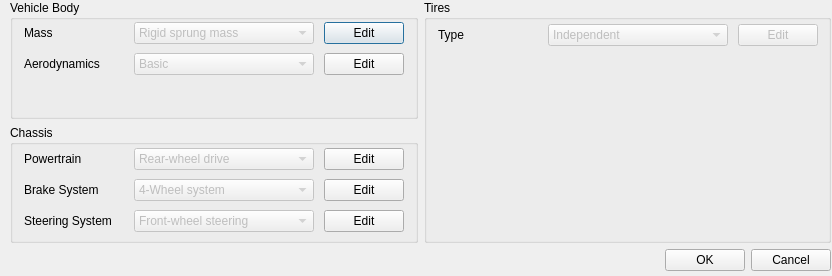
<?xml version="1.0" encoding="UTF-8"?>
<ui version="4.0">
 <class>SettingsDialog</class>
 <widget class="QDialog" name="SettingsDialog">
  <property name="geometry">
   <rect>
    <x>0</x>
    <y>0</y>
    <width>832</width>
    <height>276</height>
   </rect>
  </property>
  <property name="windowTitle">
   <string>VehicleParameterSetting</string>
  </property>
  <widget class="QWidget" name="verticalLayoutWidget">
   <property name="geometry">
    <rect>
     <x>0</x>
     <y>0</y>
     <width>831</width>
     <height>271</height>
    </rect>
   </property>
   <layout class="QVBoxLayout" name="verticalLayout">
    <property name="spacing">
     <number>6</number>
    </property>
    <property name="leftMargin">
     <number>10</number>
    </property>
    <item>
     <layout class="QHBoxLayout" name="horizontalLayout_2">
      <property name="sizeConstraint">
       <enum>QLayout::SetDefaultConstraint</enum>
      </property>
      <item>
       <layout class="QVBoxLayout" name="verticalLayout_3">
        <property name="spacing">
         <number>6</number>
        </property>
        <property name="sizeConstraint">
         <enum>QLayout::SetDefaultConstraint</enum>
        </property>
        <property name="topMargin">
         <number>0</number>
        </property>
        <property name="bottomMargin">
         <number>0</number>
        </property>
        <item>
         <widget class="QGroupBox" name="groupBox_2">
          <property name="sizePolicy">
           <sizepolicy hsizetype="Preferred" vsizetype="Minimum">
            <horstretch>0</horstretch>
            <verstretch>0</verstretch>
           </sizepolicy>
          </property>
          <property name="minimumSize">
           <size>
            <width>0</width>
            <height>110</height>
           </size>
          </property>
          <property name="maximumSize">
           <size>
            <width>16777215</width>
            <height>16777215</height>
           </size>
          </property>
          <property name="title">
           <string>Vehicle Body</string>
          </property>
          <widget class="QWidget" name="gridLayoutWidget">
           <property name="geometry">
            <rect>
             <x>10</x>
             <y>19</y>
             <width>391</width>
             <height>61</height>
            </rect>
           </property>
           <layout class="QGridLayout" name="gridLayout_2">
            <item row="0" column="2">
             <widget class="QPushButton" name="buttonEditMass">
              <property name="enabled">
               <bool>true</bool>
              </property>
              <property name="sizePolicy">
               <sizepolicy hsizetype="Fixed" vsizetype="Fixed">
                <horstretch>0</horstretch>
                <verstretch>0</verstretch>
               </sizepolicy>
              </property>
              <property name="minimumSize">
               <size>
                <width>10</width>
                <height>20</height>
               </size>
              </property>
              <property name="text">
               <string>Edit</string>
              </property>
             </widget>
            </item>
            <item row="0" column="0">
             <widget class="QLabel" name="label_12">
              <property name="sizePolicy">
               <sizepolicy hsizetype="Maximum" vsizetype="Preferred">
                <horstretch>0</horstretch>
                <verstretch>0</verstretch>
               </sizepolicy>
              </property>
              <property name="maximumSize">
               <size>
                <width>100</width>
                <height>16777215</height>
               </size>
              </property>
              <property name="text">
               <string>Mass</string>
              </property>
             </widget>
            </item>
            <item row="1" column="1">
             <widget class="QComboBox" name="comboAerodynamics">
              <property name="enabled">
               <bool>false</bool>
              </property>
              <property name="sizePolicy">
               <sizepolicy hsizetype="Expanding" vsizetype="Fixed">
                <horstretch>0</horstretch>
                <verstretch>0</verstretch>
               </sizepolicy>
              </property>
              <property name="minimumSize">
               <size>
                <width>0</width>
                <height>0</height>
               </size>
              </property>
              <property name="maximumSize">
               <size>
                <width>180</width>
                <height>16777215</height>
               </size>
              </property>
              <property name="cursor">
               <cursorShape>ArrowCursor</cursorShape>
              </property>
              <property name="autoFillBackground">
               <bool>false</bool>
              </property>
              <item>
               <property name="text">
                <string>Basic</string>
               </property>
              </item>
              <item>
               <property name="text">
                <string>Pitch, Bounce, Yaw</string>
               </property>
              </item>
             </widget>
            </item>
            <item row="0" column="1">
             <widget class="QComboBox" name="comboMass">
              <property name="enabled">
               <bool>false</bool>
              </property>
              <property name="sizePolicy">
               <sizepolicy hsizetype="Expanding" vsizetype="Fixed">
                <horstretch>0</horstretch>
                <verstretch>0</verstretch>
               </sizepolicy>
              </property>
              <property name="minimumSize">
               <size>
                <width>0</width>
                <height>0</height>
               </size>
              </property>
              <property name="maximumSize">
               <size>
                <width>180</width>
                <height>16777215</height>
               </size>
              </property>
              <item>
               <property name="text">
                <string>Rigid sprung mass</string>
               </property>
              </item>
              <item>
               <property name="text">
                <string>Rigid sprung mass(from whole vehicle)</string>
               </property>
              </item>
             </widget>
            </item>
            <item row="1" column="2">
             <widget class="QPushButton" name="buttonEditAerodynamics">
              <property name="enabled">
               <bool>true</bool>
              </property>
              <property name="sizePolicy">
               <sizepolicy hsizetype="Fixed" vsizetype="Fixed">
                <horstretch>0</horstretch>
                <verstretch>0</verstretch>
               </sizepolicy>
              </property>
              <property name="minimumSize">
               <size>
                <width>10</width>
                <height>20</height>
               </size>
              </property>
              <property name="text">
               <string>Edit</string>
              </property>
             </widget>
            </item>
            <item row="1" column="0">
             <widget class="QLabel" name="label_15">
              <property name="maximumSize">
               <size>
                <width>100</width>
                <height>16777215</height>
               </size>
              </property>
              <property name="text">
               <string>Aerodynamics</string>
              </property>
             </widget>
            </item>
           </layout>
          </widget>
         </widget>
        </item>
        <item>
         <widget class="QGroupBox" name="groupBox_3">
          <property name="sizePolicy">
           <sizepolicy hsizetype="Preferred" vsizetype="Minimum">
            <horstretch>0</horstretch>
            <verstretch>0</verstretch>
           </sizepolicy>
          </property>
          <property name="minimumSize">
           <size>
            <width>0</width>
            <height>110</height>
           </size>
          </property>
          <property name="title">
           <string>Chassis</string>
          </property>
          <widget class="QWidget" name="gridLayoutWidget_2">
           <property name="geometry">
            <rect>
             <x>10</x>
             <y>20</y>
             <width>391</width>
             <height>91</height>
            </rect>
           </property>
           <layout class="QGridLayout" name="gridLayout_3">
            <property name="verticalSpacing">
             <number>6</number>
            </property>
            <item row="2" column="0">
             <widget class="QLabel" name="label_14">
              <property name="text">
               <string>Steering System</string>
              </property>
             </widget>
            </item>
            <item row="1" column="0">
             <widget class="QLabel" name="label_13">
              <property name="sizePolicy">
               <sizepolicy hsizetype="Fixed" vsizetype="Minimum">
                <horstretch>0</horstretch>
                <verstretch>0</verstretch>
               </sizepolicy>
              </property>
              <property name="minimumSize">
               <size>
                <width>100</width>
                <height>0</height>
               </size>
              </property>
              <property name="maximumSize">
               <size>
                <width>100</width>
                <height>16777215</height>
               </size>
              </property>
              <property name="text">
               <string>Brake System</string>
              </property>
             </widget>
            </item>
            <item row="0" column="1">
             <widget class="QComboBox" name="comboPowertrain">
              <property name="enabled">
               <bool>false</bool>
              </property>
              <property name="minimumSize">
               <size>
                <width>180</width>
                <height>0</height>
               </size>
              </property>
              <property name="maximumSize">
               <size>
                <width>180</width>
                <height>16777215</height>
               </size>
              </property>
              <item>
               <property name="text">
                <string>Rear-wheel drive</string>
               </property>
              </item>
              <item>
               <property name="text">
                <string>Front-wheel drive</string>
               </property>
              </item>
              <item>
               <property name="text">
                <string>4-wheel drive</string>
               </property>
              </item>
             </widget>
            </item>
            <item row="1" column="1">
             <widget class="QComboBox" name="comboBrakeSystem">
              <property name="enabled">
               <bool>false</bool>
              </property>
              <property name="minimumSize">
               <size>
                <width>180</width>
                <height>0</height>
               </size>
              </property>
              <property name="maximumSize">
               <size>
                <width>180</width>
                <height>16777215</height>
               </size>
              </property>
              <item>
               <property name="text">
                <string>4-Wheel system</string>
               </property>
              </item>
             </widget>
            </item>
            <item row="0" column="0">
             <widget class="QLabel" name="label_17">
              <property name="sizePolicy">
               <sizepolicy hsizetype="Fixed" vsizetype="Minimum">
                <horstretch>0</horstretch>
                <verstretch>0</verstretch>
               </sizepolicy>
              </property>
              <property name="minimumSize">
               <size>
                <width>100</width>
                <height>0</height>
               </size>
              </property>
              <property name="maximumSize">
               <size>
                <width>100</width>
                <height>16777215</height>
               </size>
              </property>
              <property name="text">
               <string>Powertrain</string>
              </property>
             </widget>
            </item>
            <item row="0" column="2">
             <widget class="QPushButton" name="buttonEditPowertrain">
              <property name="enabled">
               <bool>true</bool>
              </property>
              <property name="sizePolicy">
               <sizepolicy hsizetype="Fixed" vsizetype="Fixed">
                <horstretch>0</horstretch>
                <verstretch>0</verstretch>
               </sizepolicy>
              </property>
              <property name="minimumSize">
               <size>
                <width>10</width>
                <height>20</height>
               </size>
              </property>
              <property name="text">
               <string>Edit</string>
              </property>
             </widget>
            </item>
            <item row="1" column="2">
             <widget class="QPushButton" name="buttonEditBrake">
              <property name="enabled">
               <bool>true</bool>
              </property>
              <property name="sizePolicy">
               <sizepolicy hsizetype="Fixed" vsizetype="Fixed">
                <horstretch>0</horstretch>
                <verstretch>0</verstretch>
               </sizepolicy>
              </property>
              <property name="minimumSize">
               <size>
                <width>10</width>
                <height>20</height>
               </size>
              </property>
              <property name="text">
               <string>Edit</string>
              </property>
             </widget>
            </item>
            <item row="2" column="1">
             <widget class="QComboBox" name="comboSteeringSystem">
              <property name="enabled">
               <bool>false</bool>
              </property>
              <property name="minimumSize">
               <size>
                <width>180</width>
                <height>0</height>
               </size>
              </property>
              <property name="maximumSize">
               <size>
                <width>180</width>
                <height>16777215</height>
               </size>
              </property>
              <item>
               <property name="text">
                <string>Front-wheel steering</string>
               </property>
              </item>
              <item>
               <property name="text">
                <string>4-wheel steering</string>
               </property>
              </item>
             </widget>
            </item>
            <item row="2" column="2">
             <widget class="QPushButton" name="buttonEditSteering">
              <property name="enabled">
               <bool>true</bool>
              </property>
              <property name="sizePolicy">
               <sizepolicy hsizetype="Fixed" vsizetype="Fixed">
                <horstretch>0</horstretch>
                <verstretch>0</verstretch>
               </sizepolicy>
              </property>
              <property name="minimumSize">
               <size>
                <width>10</width>
                <height>20</height>
               </size>
              </property>
              <property name="text">
               <string>Edit</string>
              </property>
             </widget>
            </item>
           </layout>
          </widget>
         </widget>
        </item>
       </layout>
      </item>
      <item>
       <layout class="QVBoxLayout" name="verticalLayout_4">
        <property name="sizeConstraint">
         <enum>QLayout::SetDefaultConstraint</enum>
        </property>
        <property name="bottomMargin">
         <number>0</number>
        </property>
        <item>
         <widget class="QGroupBox" name="groupBox_4">
          <property name="sizePolicy">
           <sizepolicy hsizetype="Preferred" vsizetype="Minimum">
            <horstretch>0</horstretch>
            <verstretch>0</verstretch>
           </sizepolicy>
          </property>
          <property name="minimumSize">
           <size>
            <width>0</width>
            <height>140</height>
           </size>
          </property>
          <property name="maximumSize">
           <size>
            <width>16777215</width>
            <height>16777215</height>
           </size>
          </property>
          <property name="title">
           <string>Tires</string>
          </property>
          <widget class="QWidget" name="gridLayoutWidget_4">
           <property name="geometry">
            <rect>
             <x>10</x>
             <y>20</y>
             <width>391</width>
             <height>31</height>
            </rect>
           </property>
           <layout class="QGridLayout" name="gridLayout">
            <property name="sizeConstraint">
             <enum>QLayout::SetDefaultConstraint</enum>
            </property>
            <item row="0" column="1">
             <widget class="QComboBox" name="comboFrontSuspensionType">
              <property name="enabled">
               <bool>false</bool>
              </property>
              <property name="minimumSize">
               <size>
                <width>180</width>
                <height>0</height>
               </size>
              </property>
              <property name="maximumSize">
               <size>
                <width>180</width>
                <height>16777215</height>
               </size>
              </property>
              <item>
               <property name="text">
                <string>Independent</string>
               </property>
              </item>
              <item>
               <property name="text">
                <string>Solid axle</string>
               </property>
              </item>
             </widget>
            </item>
            <item row="0" column="0">
             <widget class="QLabel" name="label_34">
              <property name="sizePolicy">
               <sizepolicy hsizetype="Minimum" vsizetype="Fixed">
                <horstretch>0</horstretch>
                <verstretch>0</verstretch>
               </sizepolicy>
              </property>
              <property name="minimumSize">
               <size>
                <width>100</width>
                <height>0</height>
               </size>
              </property>
              <property name="maximumSize">
               <size>
                <width>100</width>
                <height>16777215</height>
               </size>
              </property>
              <property name="text">
               <string>Type</string>
              </property>
             </widget>
            </item>
            <item row="0" column="2">
             <widget class="QPushButton" name="buttonEditTire">
              <property name="enabled">
               <bool>false</bool>
              </property>
              <property name="sizePolicy">
               <sizepolicy hsizetype="Fixed" vsizetype="Fixed">
                <horstretch>0</horstretch>
                <verstretch>0</verstretch>
               </sizepolicy>
              </property>
              <property name="minimumSize">
               <size>
                <width>10</width>
                <height>20</height>
               </size>
              </property>
              <property name="text">
               <string>Edit</string>
              </property>
             </widget>
            </item>
           </layout>
          </widget>
         </widget>
        </item>
       </layout>
      </item>
     </layout>
    </item>
    <item>
     <layout class="QHBoxLayout" name="horizontalLayout">
      <property name="spacing">
       <number>6</number>
      </property>
      <property name="sizeConstraint">
       <enum>QLayout::SetDefaultConstraint</enum>
      </property>
      <item>
       <spacer name="horizontalSpacer">
        <property name="orientation">
         <enum>Qt::Horizontal</enum>
        </property>
        <property name="sizeHint" stdset="0">
         <size>
          <width>40</width>
          <height>20</height>
         </size>
        </property>
       </spacer>
      </item>
      <item>
       <widget class="QPushButton" name="buttonOK">
        <property name="text">
         <string>OK</string>
        </property>
       </widget>
      </item>
      <item>
       <widget class="QPushButton" name="buttonCancel">
        <property name="text">
         <string>Cancel</string>
        </property>
       </widget>
      </item>
     </layout>
    </item>
   </layout>
  </widget>
 </widget>
 <tabstops>
  <tabstop>buttonOK</tabstop>
  <tabstop>buttonCancel</tabstop>
 </tabstops>
 <resources/>
 <connections/>
</ui>
